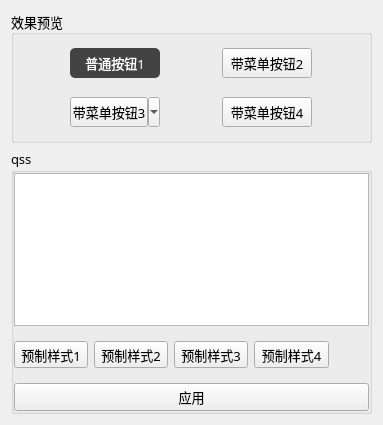
           <widget class="QWidget" name="widget_3" native="true">
            <layout class="QVBoxLayout" name="verticalLayout_6" stretch="1,2">
             <item>
              <widget class="QGroupBox" name="groupBox">
               <property name="font">
                <font>
                 <family>OPPOSans B</family>
                 <pointsize>10</pointsize>
                </font>
               </property>
               <property name="title">
                <string>效果预览</string>
               </property>
               <layout class="QGridLayout" name="gridLayout">
                <property name="leftMargin">
                 <number>0</number>
                </property>
                <property name="topMargin">
                 <number>0</number>
                </property>
                <property name="rightMargin">
                 <number>0</number>
                </property>
                <property name="bottomMargin">
                 <number>0</number>
                </property>
                <item row="0" column="0">
                 <widget class="QToolButton" name="toolButton_test_1">
                  <property name="minimumSize">
                   <size>
                    <width>90</width>
                    <height>30</height>
                   </size>
                  </property>
                  <property name="maximumSize">
                   <size>
                    <width>90</width>
                    <height>30</height>
                   </size>
                  </property>
                  <property name="font">
                   <font>
                    <family>OPPOSans B</family>
                    <pointsize>10</pointsize>
                   </font>
                  </property>
                  <property name="contextMenuPolicy">
                   <enum>Qt::NoContextMenu</enum>
                  </property>
                  <property name="styleSheet">
                   <string notr="true">QToolButton {                                             color: rgb(255, 255, 255);                                             background-color: rgb(67, 67, 67);                                             border-radius: 5px;                                         }                                         QToolButton:hover { 

                                           color: rgb(240, 240, 240);                                             background-color: rgb(67, 67, 67);                                         }                                         QToolButton:pressed {    
 padding-left:2px; 
padding-top:2px;   
                                     color: rgb(191, 191, 191);                                             background-color: rgb(67, 67, 67);                                         }</string>
                  </property>
                  <property name="text">
                   <string>普通按钮1</string>
                  </property>
                  <property name="popupMode">
                   <enum>QToolButton::DelayedPopup</enum>
                  </property>
                  <property name="arrowType">
                   <enum>Qt::NoArrow</enum>
                  </property>
                 </widget>
                </item>
                <item row="0" column="1">
                 <widget class="QToolButton" name="toolButton_test_2">
                  <property name="minimumSize">
                   <size>
                    <width>90</width>
                    <height>30</height>
                   </size>
                  </property>
                  <property name="maximumSize">
                   <size>
                    <width>90</width>
                    <height>30</height>
                   </size>
                  </property>
                  <property name="font">
                   <font>
                    <family>OPPOSans B</family>
                    <pointsize>10</pointsize>
                   </font>
                  </property>
                  <property name="contextMenuPolicy">
                   <enum>Qt::CustomContextMenu</enum>
                  </property>
                  <property name="styleSheet">
                   <string notr="true"/>
                  </property>
                  <property name="text">
                   <string>带菜单按钮2</string>
                  </property>
                  <property name="popupMode">
                   <enum>QToolButton::InstantPopup</enum>
                  </property>
                  <property name="arrowType">
                   <enum>Qt::NoArrow</enum>
                  </property>
                 </widget>
                </item>
                <item row="1" column="0">
                 <widget class="QToolButton" name="toolButton_test_3">
                  <property name="minimumSize">
                   <size>
                    <width>90</width>
                    <height>30</height>
                   </size>
                  </property>
                  <property name="maximumSize">
                   <size>
                    <width>90</width>
                    <height>30</height>
                   </size>
                  </property>
                  <property name="font">
                   <font>
                    <family>OPPOSans B</family>
                    <pointsize>10</pointsize>
                   </font>
                  </property>
                  <property name="contextMenuPolicy">
                   <enum>Qt::NoContextMenu</enum>
                  </property>
                  <property name="styleSheet">
                   <string notr="true"/>
                  </property>
                  <property name="text">
                   <string>带菜单按钮3</string>
                  </property>
                  <property name="popupMode">
                   <enum>QToolButton::MenuButtonPopup</enum>
                  </property>
                  <property name="arrowType">
                   <enum>Qt::NoArrow</enum>
                  </property>
                 </widget>
                </item>
                <item row="1" column="1">
                 <widget class="QToolButton" name="toolButton_test_4">
                  <property name="minimumSize">
                   <size>
                    <width>90</width>
                    <height>30</height>
                   </size>
                  </property>
                  <property name="maximumSize">
                   <size>
                    <width>90</width>
                    <height>30</height>
                   </size>
                  </property>
                  <property name="font">
                   <font>
                    <family>OPPOSans B</family>
                    <pointsize>10</pointsize>
                   </font>
                  </property>
                  <property name="contextMenuPolicy">
                   <enum>Qt::NoContextMenu</enum>
                  </property>
                  <property name="styleSheet">
                   <string notr="true"/>
                  </property>
                  <property name="text">
                   <string>带菜单按钮4</string>
                  </property>
                  <property name="popupMode">
                   <enum>QToolButton::DelayedPopup</enum>
                  </property>
                  <property name="arrowType">
                   <enum>Qt::NoArrow</enum>
                  </property>
                 </widget>
                </item>
               </layout>
              </widget>
             </item>
             <item>
              <widget class="QGroupBox" name="groupBox_5">
               <property name="font">
                <font>
                 <family>OPPOSans B</family>
                 <pointsize>10</pointsize>
                </font>
               </property>
               <property name="title">
                <string>qss</string>
               </property>
               <layout class="QVBoxLayout" name="verticalLayout_4">
                <property name="leftMargin">
                 <number>0</number>
                </property>
                <property name="topMargin">
                 <number>0</number>
                </property>
                <property name="rightMargin">
                 <number>0</number>
                </property>
                <property name="bottomMargin">
                 <number>0</number>
                </property>
                <item>
                 <widget class="QTextEdit" name="textEdit_button"/>
                </item>
                <item>
                 <widget class="QWidget" name="widget" native="true">
                  <layout class="QHBoxLayout" name="horizontalLayout_2">
                   <property name="leftMargin">
                    <number>0</number>
                   </property>
                   <property name="rightMargin">
                    <number>0</number>
                   </property>
                   <item>
                    <widget class="QToolButton" name="toolButton_button_pre1">
                     <property name="font">
                      <font>
                       <family>OPPOSans B</family>
                       <pointsize>10</pointsize>
                      </font>
                     </property>
                     <property name="text">
                      <string>预制样式1</string>
                     </property>
                    </widget>
                   </item>
                   <item>
                    <widget class="QToolButton" name="toolButton_button_pre2">
                     <property name="font">
                      <font>
                       <family>OPPOSans B</family>
                       <pointsize>10</pointsize>
                      </font>
                     </property>
                     <property name="text">
                      <string>预制样式2</string>
                     </property>
                    </widget>
                   </item>
                   <item>
                    <widget class="QToolButton" name="toolButton_button_pre3">
                     <property name="font">
                      <font>
                       <family>OPPOSans B</family>
                       <pointsize>10</pointsize>
                      </font>
                     </property>
                     <property name="text">
                      <string>预制样式3</string>
                     </property>
                    </widget>
                   </item>
                   <item>
                    <widget class="QToolButton" name="toolButton_button_pre4">
                     <property name="font">
                      <font>
                       <family>OPPOSans B</family>
                       <pointsize>10</pointsize>
                      </font>
                     </property>
                     <property name="text">
                      <string>预制样式4</string>
                     </property>
                    </widget>
                   </item>
                   <item>
                    <spacer name="horizontalSpacer">
                     <property name="orientation">
                      <enum>Qt::Horizontal</enum>
                     </property>
                     <property name="sizeHint" stdset="0">
                      <size>
                       <width>40</width>
                       <height>20</height>
                      </size>
                     </property>
                    </spacer>
                   </item>
                  </layout>
                 </widget>
                </item>
                <item>
                 <widget class="QPushButton" name="pushButton_save">
                  <property name="font">
                   <font>
                    <family>OPPOSans B</family>
                    <pointsize>10</pointsize>
                   </font>
                  </property>
                  <property name="text">
                   <string>应用</string>
                  </property>
                 </widget>
                </item>
               </layout>
              </widget>
             </item>
            </layout>
           </widget>
